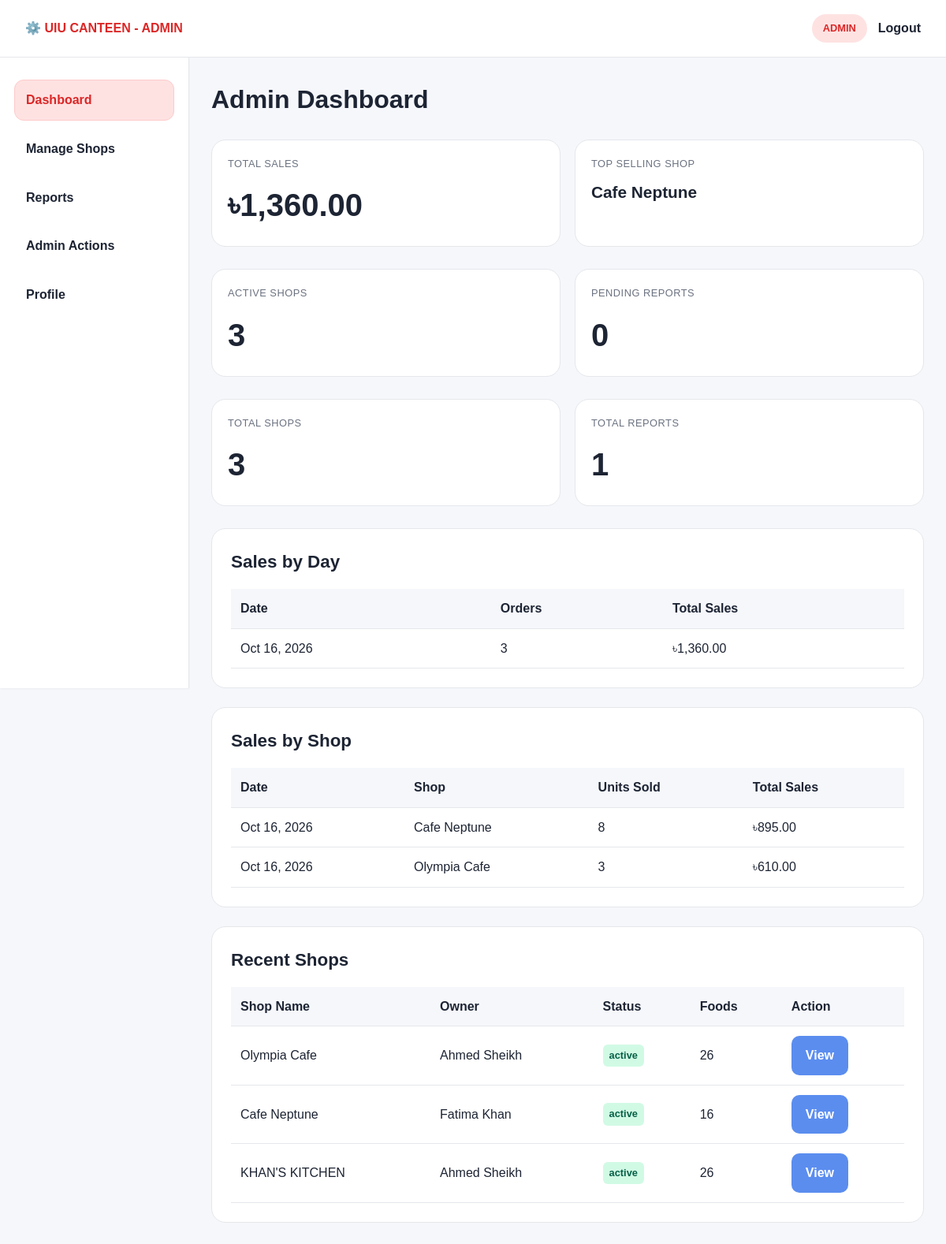
Page /admin/dashboard.php (signed in) on the committed database.
### tables this page shows
CREATE TABLE IF NOT EXISTS `shops` (
    `id` INT NOT NULL AUTO_INCREMENT,
    `owner_id` INT NOT NULL,
    `name` VARCHAR(150) NOT NULL,
    `description` TEXT,
    `category_id` INT DEFAULT NULL,
    `address` VARCHAR(255) DEFAULT NULL,
    `phone` VARCHAR(20) DEFAULT NULL,
    `logo_image` VARCHAR(255) DEFAULT NULL,
    `opening_time` TIME DEFAULT NULL,
    `closing_time` TIME DEFAULT NULL,
    `status` ENUM('active', 'warning', 'suspended', 'banned') NOT NULL DEFAULT 'active',
    `created_at` TIMESTAMP NOT NULL DEFAULT CURRENT_TIMESTAMP,
    `updated_at` TIMESTAMP DEFAULT CURRENT_TIMESTAMP ON UPDATE CURRENT_TIMESTAMP,
    PRIMARY KEY (`id`),
    KEY `idx_shops_owner_id` (`owner_id`),
    KEY `idx_shops_category_id` (`category_id`),
    KEY `idx_shops_status` (`status`),
    CONSTRAINT `fk_shops_owner` FOREIGN KEY (`owner_id`) REFERENCES `users` (`id`) ON DELETE CASCADE ON UPDATE CASCADE,
    CONSTRAINT `fk_shops_category` FOREIGN KEY (`category_id`) REFERENCES `categories` (`id`) ON UPDATE CASCADE
);

CREATE TABLE IF NOT EXISTS `users` (
    `id` INT NOT NULL AUTO_INCREMENT,
    `full_name` VARCHAR(100) NOT NULL,
    `email` VARCHAR(150) NOT NULL,
    `phone` VARCHAR(20) DEFAULT NULL,
    `password` VARCHAR(255) NOT NULL,
    `role_id` INT NOT NULL,
    `profile_image` VARCHAR(255) DEFAULT NULL,
    `status` ENUM('active', 'suspended', 'banned') NOT NULL DEFAULT 'active',
    `created_at` TIMESTAMP NOT NULL DEFAULT CURRENT_TIMESTAMP,
    `updated_at` TIMESTAMP DEFAULT CURRENT_TIMESTAMP ON UPDATE CURRENT_TIMESTAMP,
    PRIMARY KEY (`id`),
    UNIQUE KEY `uq_users_email` (`email`),
    KEY `idx_users_role_id` (`role_id`),
    KEY `idx_users_status` (`status`),
    CONSTRAINT `fk_users_role` FOREIGN KEY (`role_id`) REFERENCES `roles` (`id`) ON UPDATE CASCADE
);

### includes/auth.php (called while the page is built, shortened)
<?php
function e($value)
{
    return htmlspecialchars((string) $value, ENT_QUOTES, 'UTF-8');
}

### admin/dashboard.php (the view, shortened to what this page needs)
<?php
require_once __DIR__ . '/../includes/auth.php';
$conn = getDbConnection();
$shopsStmt = $conn->prepare('SELECT COUNT(*) as total, SUM(CASE WHEN status = "active" THEN 1 ELSE 0 END) as active FROM shops');
$shopsStmt->execute();
$shopsResult = $shopsStmt->get_result();
$shopStats = $shopsResult->fetch_assoc();
$reportsStmt = $conn->prepare('SELECT COUNT(*) as total, SUM(CASE WHEN status = "submitted" THEN 1 ELSE 0 END) as pending FROM reports');
$reportsStmt->execute();
$reportsResult = $reportsStmt->get_result();
$reportStats = $reportsResult->fetch_assoc();
$recentShopsStmt = $conn->prepare(
    'SELECT s.id, s.name, s.status, COUNT(DISTINCT f.id) as food_count, u.full_name as owner
     FROM shops s
     LEFT JOIN foods f ON f.shop_id = s.id
     INNER JOIN users u ON u.id = s.owner_id
     GROUP BY s.id
     ORDER BY s.created_at DESC
     LIMIT 8'
);
$recentShopsStmt->execute();
$shopsResult = $recentShopsStmt->get_result();
$recentShops = $shopsResult->fetch_all(MYSQLI_ASSOC);
$totalSalesStmt = $conn->prepare(
    'SELECT COALESCE(SUM(total_amount), 0) AS total_sales,
            COUNT(*) AS total_orders
     FROM orders
     WHERE status != "cancelled"'
);
$totalSalesStmt->execute();
$totalSalesData = $totalSalesStmt->get_result()->fetch_assoc();
$topShopStmt = $conn->prepare(
    'SELECT s.name AS shop_name,
            SUM(oi.quantity * oi.price) AS total_sales,
            SUM(oi.quantity) AS total_items
     FROM order_items oi
     INNER JOIN shops s ON s.id = oi.shop_id
     INNER JOIN orders o ON o.id = oi.order_id
     WHERE o.status != "cancelled"
     GROUP BY s.id
     ORDER BY total_sales DESC, total_items DESC
     LIMIT 1'
);
$topShopStmt->execute();
$topShop = $topShopStmt->get_result()->fetch_assoc();
$dailySalesStmt = $conn->prepare(
    'SELECT DATE(o.created_at) AS sale_date,
            COUNT(*) AS order_count,
            SUM(o.total_amount) AS total_sales
     FROM orders o
     WHERE o.status != "cancelled"
     GROUP BY DATE(o.created_at)
     ORDER BY sale_date DESC
     LIMIT 14'
);
$dailySalesStmt->execute();
$dailySales = $dailySalesStmt->get_result()->fetch_all(MYSQLI_ASSOC);
$shopSalesStmt = $conn->prepare(
    'SELECT DATE(o.created_at) AS sale_date,
            s.name AS shop_name,
            SUM(oi.quantity * oi.price) AS total_sales,
            SUM(oi.quantity) AS total_items
     FROM order_items oi
     INNER JOIN shops s ON s.id = oi.shop_id
     INNER JOIN orders o ON o.id = oi.order_id
     WHERE o.status != "cancelled"
     GROUP BY DATE(o.created_at), s.id
     ORDER BY sale_date DESC, total_sales DESC
     LIMIT 20'
);
$shopSalesStmt->execute();
$shopSales = $shopSalesStmt->get_result()->fetch_all(MYSQLI_ASSOC);
?>
<!DOCTYPE html>
<html lang="en">
<head>
    <link rel="stylesheet" href="../assets/css/style.css">
</head>
<body>
    <header class="topbar">
        <div class="brand">⚙️ UIU CANTEEN - ADMIN</div>
        <div class="top-actions">
            <span class="pill">ADMIN</span>
            <a class="logout" href="/uiu-canteen/logout.php">Logout</a>
        </div>
    </header>
    <div class="layout">
        <aside class="sidebar">
            <nav class="nav">
                <a class="active" href="dashboard.php">Dashboard</a>
                <a href="shops.php">Manage Shops</a>
                <a href="reports.php">Reports</a>
                <a href="actions.php">Admin Actions</a>
                <a href="../profile.php">Profile</a>
            </nav>
        </aside>
        <main class="content">
            <div class="page-header">
                <h1>Admin Dashboard</h1>
            </div>
            <div class="card-grid">
                <div class="stat-card">
                    <div class="label">Total Sales</div>
                    <div class="value">৳<?= number_format((float) ($totalSalesData['total_sales'] ?? 0), 2) ?></div>
                </div>
                <div class="stat-card">
                    <div class="label">Top Selling Shop</div>
                    <div class="value" style="font-size: 1.3rem; line-height:1.5;">
                        <?= e($topShop['shop_name'] ?? 'No sales yet') ?>
                    </div>
                </div>
            </div>
            <div class="card-grid">
                <div class="stat-card">
                    <div class="label">Active Shops</div>
                    <div class="value"><?= $shopStats['active'] ?? 0 ?></div>
                </div>
                <div class="stat-card">
                    <div class="label">Pending Reports</div>
                    <div class="value"><?= $reportStats['pending'] ?? 0 ?></div>
                </div>
            </div>
            <div class="card-grid">
                <div class="stat-card">
                    <div class="label">Total Shops</div>
                    <div class="value"><?= $shopStats['total'] ?? 0 ?></div>
                </div>
                <div class="stat-card">
                    <div class="label">Total Reports</div>
                    <div class="value"><?= $reportStats['total'] ?? 0 ?></div>
                </div>
            </div>
            <div class="panel">
                <h2>Sales by Day</h2>
                <table>
                    <thead>
                        <tr>
                            <th>Date</th>
                            <th>Orders</th>
                            <th>Total Sales</th>
                        </tr>
                    </thead>
                    <tbody>
                        <?php if (!empty($dailySales)): ?>
                            <?php foreach ($dailySales as $day): ?>
                                <tr>
                                    <td><?= date('M d, Y', strtotime($day['sale_date'])) ?></td>
                                    <td><?= (int) $day['order_count'] ?></td>
                                    <td>৳<?= number_format((float) $day['total_sales'], 2) ?></td>
                                </tr>
                            <?php endforeach; ?>
                        <?php else: ?>
                            <tr>
                                <td colspan="3">No sales data available yet.</td>
                            </tr>
                        <?php endif; ?>
                    </tbody>
                </table>
            </div>
            <div class="panel">
                <h2>Sales by Shop</h2>
                <table>
                    <thead>
                        <tr>
                            <th>Date</th>
                            <th>Shop</th>
                            <th>Units Sold</th>
                            <th>Total Sales</th>
                        </tr>
                    </thead>
                    <tbody>
                        <?php if (!empty($shopSales)): ?>
                            <?php foreach ($shopSales as $sale): ?>
                                <tr>
                                    <td><?= date('M d, Y', strtotime($sale['sale_date'])) ?></td>
                                    <td><?= e($sale['shop_name']) ?></td>
                                    <td><?= (int) $sale['total_items'] ?></td>
                                    <td>৳<?= number_format((float) $sale['total_sales'], 2) ?></td>
                                </tr>
                            <?php endforeach; ?>
                        <?php else: ?>
                            <tr>
                                <td colspan="4">No shop sales data available yet.</td>
                            </tr>
                        <?php endif; ?>
                    </tbody>
                </table>
            </div>
            <?php if (!empty($recentShops)): ?>
                <div class="panel">
                    <h2>Recent Shops</h2>
                    <table>
                        <thead>
                            <tr>
                                <th>Shop Name</th>
                                <th>Owner</th>
                                <th>Status</th>
                                <th>Foods</th>
                                <th>Action</th>
                            </tr>
                        </thead>
                        <tbody>
                            <?php foreach ($recentShops as $shop): ?>
                                <tr>
                                    <td><?= e($shop['name']) ?></td>
                                    <td><?= e($shop['owner']) ?></td>
                                    <td><span class="status <?= strtolower($shop['status']) ?>"><?= e($shop['status']) ?></span></td>
                                    <td><?= $shop['food_count'] ?></td>
                                    <td><a href="shop-details.php?shop_id=<?= $shop['id'] ?>" class="btn">View</a></td>
                                </tr>
                            <?php endforeach; ?>
                        </tbody>
                    </table>
                </div>
            <?php endif; ?>
        </main>
    </div>
</body>
</html>

### assets/css/style.css (style rules this page uses)
:root { --primary: #4a7ae3; --primary-light: #6b8ff0; --primary-dark: #2d5ec2; --accent: #f7a75b; --accent-light: #ffc785; --accent-dark: #e8963f; --light-bg: #f7f9fc; --white: #ffffff; --text: #1f2937; --text-light: #6b7280; --text-muted: #9ca3af; --border: #e5e7eb; --border-light: #f3f4f6; --error: #dc2626; --error-light: #fecaca; --success: #16a34a; --success-light: #bbf7d0; --warning: #ea580c; --warning-light: #fed7aa; --info: #0284c7; --info-light: #bae6fd; --spacing-xs: 4px; --spacing-sm: 8px; --spacing-md: 16px; --spacing-lg: 24px; --spacing-xl: 32px; --spacing-2xl: 48px; --radius-sm: 4px; --radius-md: 8px; --radius-lg: 12px; --radius-xl: 16px; --radius-full: 9999px; --shadow-sm: 0 1px 2px rgba(0, 0, 0, 0.05); --shadow-md: 0 4px 6px rgba(0, 0, 0, 0.07); --shadow-lg: 0 10px 15px rgba(0, 0, 0, 0.1); --shadow-xl: 0 20px 25px rgba(0, 0, 0, 0.15); --transition: all 0.3s ease; }
* { box-sizing: border-box; }
html { scroll-behavior: smooth; }
body { margin: 0; font-family: -apple-system, BlinkMacSystemFont, 'Segoe UI', 'Roboto', 'Helvetica', 'Arial', sans-serif; background-color: var(--light-bg); color: var(--text); line-height: 1.6; }
main { min-height: calc(100vh - 200px); padding: var(--spacing-xl) 0; }
.sidebar { grid-column: 1; grid-row: 1 / 4; background-color: var(--white); border-right: 1px solid var(--border); padding: var(--spacing-lg) 0; position: sticky; top: 0; height: 100vh; overflow-y: auto; box-shadow: var(--shadow-sm); }
.btn { padding: var(--spacing-sm) var(--spacing-lg); border: none; border-radius: var(--radius-md); font-size: 1rem; font-weight: 600; cursor: pointer; transition: var(--transition); text-decoration: none; display: inline-flex; align-items: center; justify-content: center; gap: var(--spacing-sm); }
.card-grid { display: grid; grid-template-columns: repeat(auto-fill, minmax(280px, 1fr)); gap: var(--spacing-lg); }

### admin/dashboard.php (style rules this page uses)
:root { --primary: #5b8def; --primary-soft: #edf4ff; --dark: #1d2433; --muted: #6b7280; --bg: #f5f7fb; --white: #fff; --border: #e5e7eb; --danger: #dc2626; }
* { box-sizing: border-box; }
body { margin: 0; font-family: Arial, sans-serif; background: var(--bg); color: var(--dark); }
.topbar { display: flex; align-items: center; justify-content: space-between; background: var(--white); border-bottom: 1px solid var(--border); padding: 18px 32px; position: sticky; top: 0; z-index: 10; }
.brand { font-weight: 800; color: var(--danger); }
.top-actions { display: flex; gap: 14px; align-items: center; }
.pill { background: #fee2e2; color: var(--danger); border-radius: 999px; padding: 8px 14px; font-size: 0.8rem; font-weight: 700; }
.logout { color: var(--dark); text-decoration: none; font-weight: 700; }
.layout { display: grid; grid-template-columns: 240px 1fr; min-height: calc(100vh - 76px); }
.sidebar { background: var(--white); border-right: 1px solid var(--border); padding: 28px 18px; }
.nav { display: grid; gap: 10px; }
.nav a { text-decoration: none; color: var(--dark); font-weight: 600; border-radius: 12px; padding: 12px 14px; display: block; border: 1px solid transparent; }
.nav a.active { background: #fee2e2; color: var(--danger); border-color: #fecaca; }
.content { padding: 28px; }
.page-header { display: flex; align-items: center; justify-content: space-between; margin-bottom: 24px; }
.page-header h1 { margin: 0; font-size: 2rem; }
.btn { display: inline-block; padding: 12px 18px; background: var(--primary); color: var(--white); border: none; border-radius: 10px; cursor: pointer; text-decoration: none; font-weight: 700; }
.card-grid { display: grid; grid-template-columns: repeat(2, 1fr); gap: 18px; margin-bottom: 28px; }
.stat-card { background: var(--white); border: 1px solid var(--border); border-radius: 18px; padding: 20px; }
.stat-card .label { color: var(--muted); font-size: 0.8rem; text-transform: uppercase; letter-spacing: 0.04em; }
.stat-card .value { font-size: 2.5rem; font-weight: 800; margin-top: 10px; }
.panel { background: var(--white); border: 1px solid var(--border); border-radius: 18px; padding: 24px; margin-bottom: 24px; }
.panel h2 { margin: 0 0 16px; font-size: 1.4rem; }
table { width: 100%; border-collapse: collapse; }
th, td { padding: 12px; text-align: left; border-bottom: 1px solid var(--border); }
th { background: var(--bg); font-weight: 700; }
.status { display: inline-block; padding: 4px 8px; border-radius: 6px; font-size: 0.8rem; font-weight: 700; }
.status.active { background: #d1fae5; color: #065f46; }

### rows in the picture
shops: name "Olympia Cafe", owner.full_name "Ahmed Sheikh", status "active", food_count "26"
shops: name "Cafe Neptune", owner.full_name "Fatima Khan", status "active", food_count "16"
shops: name "KHAN'S KITCHEN", owner.full_name "Ahmed Sheikh", status "active", food_count "26"

### other values in the picture
$totalSalesData['total_sales'] "1,360.00"
$topShop['shop_name'] "Cafe Neptune"
$shopStats['active'] "3"
$reportStats['pending'] "0"
$shopStats['total'] "3"
$reportStats['total'] "1"
date('M d, Y', strtotime($day['sale_date'])) "Oct 16, 2026"
$day['order_count'] "3"
$day['total_sales'] "1,360.00"
date('M d, Y', strtotime($sale['sale_date'])) "Oct 16, 2026"
$sale['shop_name'] "Cafe Neptune"
$sale['total_items'] "8"
$sale['total_sales'] "895.00"
$sale['shop_name'] "Olympia Cafe"
$sale['total_items'] "3"
